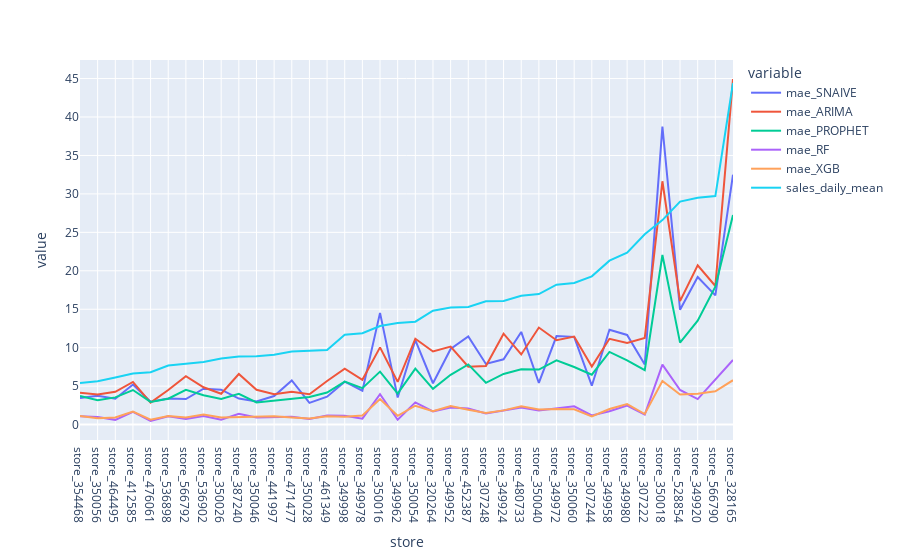

The cell this chart's notebook holds for it:
### Markdown cell above
### Scores

### Code cell
score_ALL_7.filter(like='mae', axis=1).join(score_ALL_7[['sales_daily_mean']]).sort_values('sales_daily_mean').plot()

### Figure 1 — Plotly figure (JSON) as saved in the notebook; plotly's stock layout.template omitted (floating-point values rounded to 4 significant figures)
{"data": [{"hovertemplate": "variable=mae_SNAIVE<br>store=%{x}<br>value=%{y}<extra></extra>", "legendgroup": "mae_SNAIVE", "line": {"color": "#636efa", "dash": "solid"}, "marker": {"symbol": "circle"}, "mode": "lines", "name": "mae_SNAIVE", "orientation": "v", "showlegend": true, "type": "scatter", "x": ["store_354468", "store_350056", "store_464495", "store_412585", "store_476061", "store_536898", "store_566792", "store_536902", "store_350026", "store_387240", "store_350046", "store_441997", "store_471477", "store_350028", "store_461349", "store_349998", "store_349978", "store_350016", "store_349962", "store_350054", "store_320264", "store_349952", "store_452387", "store_307248", "store_349924", "store_480733", "store_350040", "store_349972", "store_350060", "store_307244", "store_349958", "store_349980", "store_307222", "store_350018", "store_528854", "store_349920", "store_566790", "store_328165"], "xaxis": "x", "y": [3.464, 3.739, 3.354, 5.215, 2.966, 3.391, 3.314, 4.669, 4.544, 3.38, 3.018, 3.714, 5.748, 2.815, 3.627, 5.588, 4.404, 14.53, 3.523, 10.99, 5.375, 9.836, 11.47, 7.888, 8.486, 12.05, 5.414, 11.5, 11.41, 5.058, 12.34, 11.66, 7.829, 38.77, 14.93, 19.2, 16.8, 32.5], "yaxis": "y"}, {"hovertemplate": "variable=mae_ARIMA<br>store=%{x}<br>value=%{y}<extra></extra>", "legendgroup": "mae_ARIMA", "line": {"color": "#EF553B", "dash": "solid"}, "marker": {"symbol": "circle"}, "mode": "lines", "name": "mae_ARIMA", "orientation": "v", "showlegend": true, "type": "scatter", "x": ["store_354468", "store_350056", "store_464495", "store_412585", "store_476061", "store_536898", "store_566792", "store_536902", "store_350026", "store_387240", "store_350046", "store_441997", "store_471477", "store_350028", "store_461349", "store_349998", "store_349978", "store_350016", "store_349962", "store_350054", "store_320264", "store_349952", "store_452387", "store_307248", "store_349924", "store_480733", "store_350040", "store_349972", "store_350060", "store_307244", "store_349958", "store_349980", "store_307222", "store_350018", "store_528854", "store_349920", "store_566790", "store_328165"], "xaxis": "x", "y": [4.153, 3.926, 4.258, 5.546, 2.861, 4.494, 6.306, 4.849, 4.011, 6.575, 4.528, 3.936, 4.255, 3.95, 5.671, 7.282, 5.826, 10.04, 5.553, 11.17, 9.508, 10.14, 7.533, 7.626, 11.82, 9.122, 12.62, 10.96, 11.45, 7.556, 11.16, 10.62, 11.27, 31.64, 16.06, 20.7, 18.02, 44.94], "yaxis": "y"}, {"hovertemplate": "variable=mae_PROPHET<br>store=%{x}<br>value=%{y}<extra></extra>", "legendgroup": "mae_PROPHET", "line": {"color": "#00cc96", "dash": "solid"}, "marker": {"symbol": "circle"}, "mode": "lines", "name": "mae_PROPHET", "orientation": "v", "showlegend": true, "type": "scatter", "x": ["store_354468", "store_350056", "store_464495", "store_412585", "store_476061", "store_536898", "store_566792", "store_536902", "store_350026", "store_387240", "store_350046", "store_441997", "store_471477", "store_350028", "store_461349", "store_349998", "store_349978", "store_350016", "store_349962", "store_350054", "store_320264", "store_349952", "store_452387", "store_307248", "store_349924", "store_480733", "store_350040", "store_349972", "store_350060", "store_307244", "store_349958", "store_349980", "store_307222", "store_350018", "store_528854", "store_349920", "store_566790", "store_328165"], "xaxis": "x", "y": [3.726, 3.163, 3.539, 4.495, 2.947, 3.365, 4.511, 3.811, 3.331, 4.001, 2.873, 3.112, 3.341, 3.599, 4.161, 5.589, 4.734, 6.887, 4.024, 7.28, 4.643, 6.476, 7.823, 5.438, 6.59, 7.195, 7.152, 8.345, 7.482, 6.487, 9.447, 8.36, 7.077, 22.06, 10.66, 13.52, 17.93, 27.24], "yaxis": "y"}, {"hovertemplate": "variable=mae_RF<br>store=%{x}<br>value=%{y}<extra></extra>", "legendgroup": "mae_RF", "line": {"color": "#ab63fa", "dash": "solid"}, "marker": {"symbol": "circle"}, "mode": "lines", "name": "mae_RF", "orientation": "v", "showlegend": true, "type": "scatter", "x": ["store_354468", "store_350056", "store_464495", "store_412585", "store_476061", "store_536898", "store_566792", "store_536902", "store_350026", "store_387240", "store_350046", "store_441997", "store_471477", "store_350028", "store_461349", "store_349998", "store_349978", "store_350016", "store_349962", "store_350054", "store_320264", "store_349952", "store_452387", "store_307248", "store_349924", "store_480733", "store_350040", "store_349972", "store_350060", "store_307244", "store_349958", "store_349980", "store_307222", "store_350018", "store_528854", "store_349920", "store_566790", "store_328165"], "xaxis": "x", "y": [1.069, 0.991, 0.616, 1.664, 0.466, 1.083, 0.719, 1.125, 0.6205, 1.414, 0.9093, 1.002, 1.03, 0.7273, 1.181, 1.155, 0.7687, 3.942, 0.6288, 2.883, 1.724, 2.209, 2.083, 1.438, 1.789, 2.224, 1.844, 2.07, 2.382, 1.189, 1.74, 2.464, 1.306, 7.8, 4.501, 3.317, 5.814, 8.407], "yaxis": "y"}, {"hovertemplate": "variable=mae_XGB<br>store=%{x}<br>value=%{y}<extra></extra>", "legendgroup": "mae_XGB", "line": {"color": "#FFA15A", "dash": "solid"}, "marker": {"symbol": "circle"}, "mode": "lines", "name": "mae_XGB", "orientation": "v", "showlegend": true, "type": "scatter", "x": ["store_354468", "store_350056", "store_464495", "store_412585", "store_476061", "store_536898", "store_566792", "store_536902", "store_350026", "store_387240", "store_350046", "store_441997", "store_471477", "store_350028", "store_461349", "store_349998", "store_349978", "store_350016", "store_349962", "store_350054", "store_320264", "store_349952", "store_452387", "store_307248", "store_349924", "store_480733", "store_350040", "store_349972", "store_350060", "store_307244", "store_349958", "store_349980", "store_307222", "store_350018", "store_528854", "store_349920", "store_566790", "store_328165"], "xaxis": "x", "y": [1.131, 0.8108, 0.9293, 1.691, 0.6255, 1.114, 0.9107, 1.317, 0.9235, 0.962, 1.051, 1.068, 0.9133, 0.7942, 1.081, 1.009, 1.172, 3.312, 1.143, 2.454, 1.74, 2.409, 1.92, 1.512, 1.849, 2.392, 1.968, 2.04, 1.98, 1.055, 2.028, 2.673, 1.377, 5.665, 3.922, 4.023, 4.325, 5.772], "yaxis": "y"}, {"hovertemplate": "variable=sales_daily_mean<br>store=%{x}<br>value=%{y}<extra></extra>", "legendgroup": "sales_daily_mean", "line": {"color": "#19d3f3", "dash": "solid"}, "marker": {"symbol": "circle"}, "mode": "lines", "name": "sales_daily_mean", "orientation": "v", "showlegend": true, "type": "scatter", "x": ["store_354468", "store_350056", "store_464495", "store_412585", "store_476061", "store_536898", "store_566792", "store_536902", "store_350026", "store_387240", "store_350046", "store_441997", "store_471477", "store_350028", "store_461349", "store_349998", "store_349978", "store_350016", "store_349962", "store_350054", "store_320264", "store_349952", "store_452387", "store_307248", "store_349924", "store_480733", "store_350040", "store_349972", "store_350060", "store_307244", "store_349958", "store_349980", "store_307222", "store_350018", "store_528854", "store_349920", "store_566790", "store_328165"], "xaxis": "x", "y": [5.395, 5.644, 6.132, 6.652, 6.802, 7.69, 7.918, 8.129, 8.596, 8.866, 8.889, 9.094, 9.498, 9.562, 9.701, 11.69, 11.88, 12.81, 13.2, 13.38, 14.81, 15.22, 15.29, 16.03, 16.07, 16.75, 16.97, 18.19, 18.41, 19.28, 21.31, 22.37, 24.75, 26.59, 29.0, 29.5, 29.72, 44.44], "yaxis": "y"}], "layout": {"legend": {"title": {"text": "variable"}, "tracegroupgap": 0}, "margin": {"t": 60}, "xaxis": {"anchor": "y", "domain": [0, 1], "title": {"text": "store"}}, "yaxis": {"anchor": "x", "domain": [0, 1], "title": {"text": "value"}}}}
